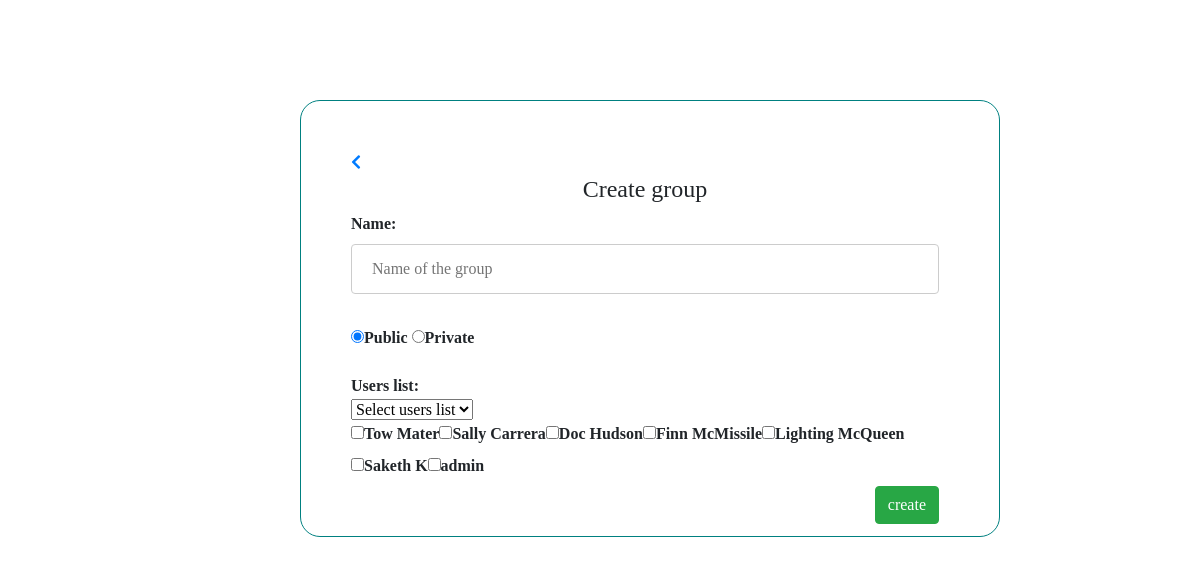
Screenshot of /creategroup.php (signed in) with the database file from the repository.
### tables this page shows
CREATE TABLE `users` (
  `user_id` int(30) NOT NULL,
  `user_name` varchar(30) NOT NULL,
  `email_id` varchar(30) NOT NULL,
  `password` varchar(30) NOT NULL,
  `user_image` text NOT NULL,
  `posts` text,
  `comments` text NOT NULL
);

### creategroup.php (the view, shortened to what this page needs)
<!DOCTYPE html>
<html>
<head>
<link rel ="stylesheet" a href="css\creategroup.css">
<link rel="stylesheet" href="https://use.fontawesome.com/releases/v5.0.13/css/all.css"
>
<link rel="stylesheet" href="https://stackpath.bootstrapcdn.com/bootstrap/4.1.1/css/bootstrap.min.css"
>
</head>
<body>
<div class="formdiv">
	<div class="align">
    <form method ="post">
    <a href=home.php <i class="fas fa-chevron-left" ></i></a>
	<H4 style="text-align: center;"> Create group </H4>
	Name:<br>
	<input type="text" id="text" name="gname" size="50"placeholder="Name of the group" required /><br><br>
	<input type="radio" name="privacy" value="public" checked/>Public
	<input type="radio" name="privacy" value="private"/>Private<br><br>
	Users list:<br>
    <?php
        global $dbc;
        $user_id = $_SESSION['user_id'];
        $list="";
        $list=$list."<div class='multiselect'>";
        $list=$list."<div class='selectBox' onclick='showCheckboxes()'>";
        $list=$list."<select><option>Select users list</option>";
        $list=$list."</select>";
        $list=$list."<div class='overSelect'></div>";
        $list=$list."</div>";
        $list=$list."<div id='checkboxes'>";
         $sqlist = "SELECT user_name,user_id from users where user_id != '$user_id'";
        $runlist= mysqli_query($dbc,$sqlist);
        while($resultlist = mysqli_fetch_array($runlist)){
            $userlist_name= $resultlist['user_name'];
            $userlist_id = $resultlist['user_id'];
            $list=$list."<label>";
            $list=$list."<input type='checkbox' name='ulist[]'  value='".$userlist_id."'/>$userlist_name</label>";
        }
     $list=$list."</div>";
     $list=$list."</div>";
     $list=$list."<input type='submit' name='submit' value='create' class='btn btn-success' style='float:right'/>";
        echo $list;
    ?>
    </form>
</div>
</div>
</body>
</html>

### css/creategroup.css (style rules this page uses)
.formdiv { border:1px solid teal; margin-left: 300px; margin-top: 100px; margin-right: 200px; margin-bottom: 300px; font-weight: bold; border-radius: 20px; position: fixed; font-family: Verdana; }
.align { margin-left: 50px; margin-right: 60px; margin-top: 50px; margin-bottom: 50px; }
#text { width: 100%; padding: 12px 20px; margin: 8px 0; display: inline-block; border: 1px solid #ccc; border-radius: 4px; box-sizing: border-box; }

### rows the page displays
users: user_name "Tow Mater"
users: user_name "Sally Carrera"
users: user_name "Doc Hudson"
users: user_name "Finn McMissile"
users: user_name "Lighting McQueen"
users: user_name "Saketh K"
users: user_name "admin"
